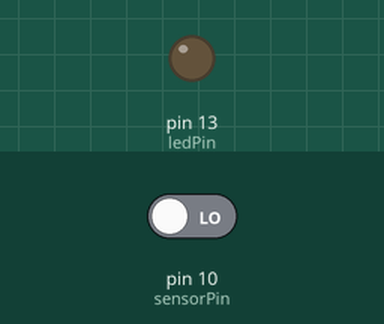
Simulated run of this sketch. Board: Arduino Uno, built with avr-gcc and run on an emulated ATmega328P. Shown: output pins drawn as LEDs (lit = HIGH). Inputs (shaded band) come from the test bench; at power-on: pin 10 (sensorPin) LOW. What the sketch prints to the serial monitor is not drawn.

Above: at 1.2 s.
1.3 s: pin 10 (sensorPin) driven HIGH
At 2.4 s:
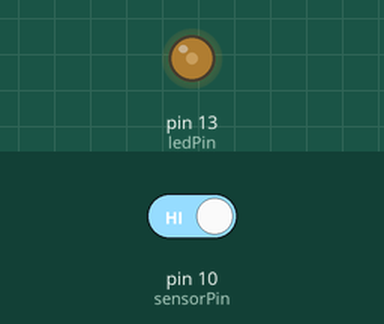
Timing chart, 0 to 4.3 s (numbered marks = the images above; inputs shaded):
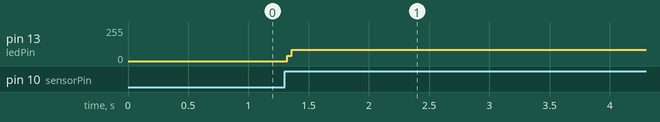

Measured:
- after the input at 1.3 s, pin 13 (ledPin): 0/255 → 84/255 at once

The sketch:

sensor_photoresistor2.ino
```cpp
// PHOTORESISTOR - KY-018
// Sensor photoresistor
//
// Cuanto mas luminosidad haya el valor devuelto por la
// entrada analogica es menor.
// El otro sensor, del kit de 16, funciona igual y ademas
// tiene una entrada digital que devuelve 0 con luminosidad y 1 con oscuridad
//
// La pata S se conecta a una entrada analogica
//
// VCC 5 voltios

// Example code for KY-018
// Photoresistor

//KY018 Photo resistor module

int sensorPin = 10; // select the input pin for the potentiometer
int ledPin = 13; // select the pin for the LED
int sensorValue = 0; // variable to store the value coming from the sensor
void setup() {
  pinMode(ledPin, OUTPUT);
  Serial.begin(9600);
}
void loop() {
  sensorValue = digitalRead(sensorPin);
  digitalWrite(ledPin, HIGH);
  delay(sensorValue);
  digitalWrite(ledPin, LOW);
  delay(sensorValue);
  Serial.println(sensorValue, DEC);
}
```
